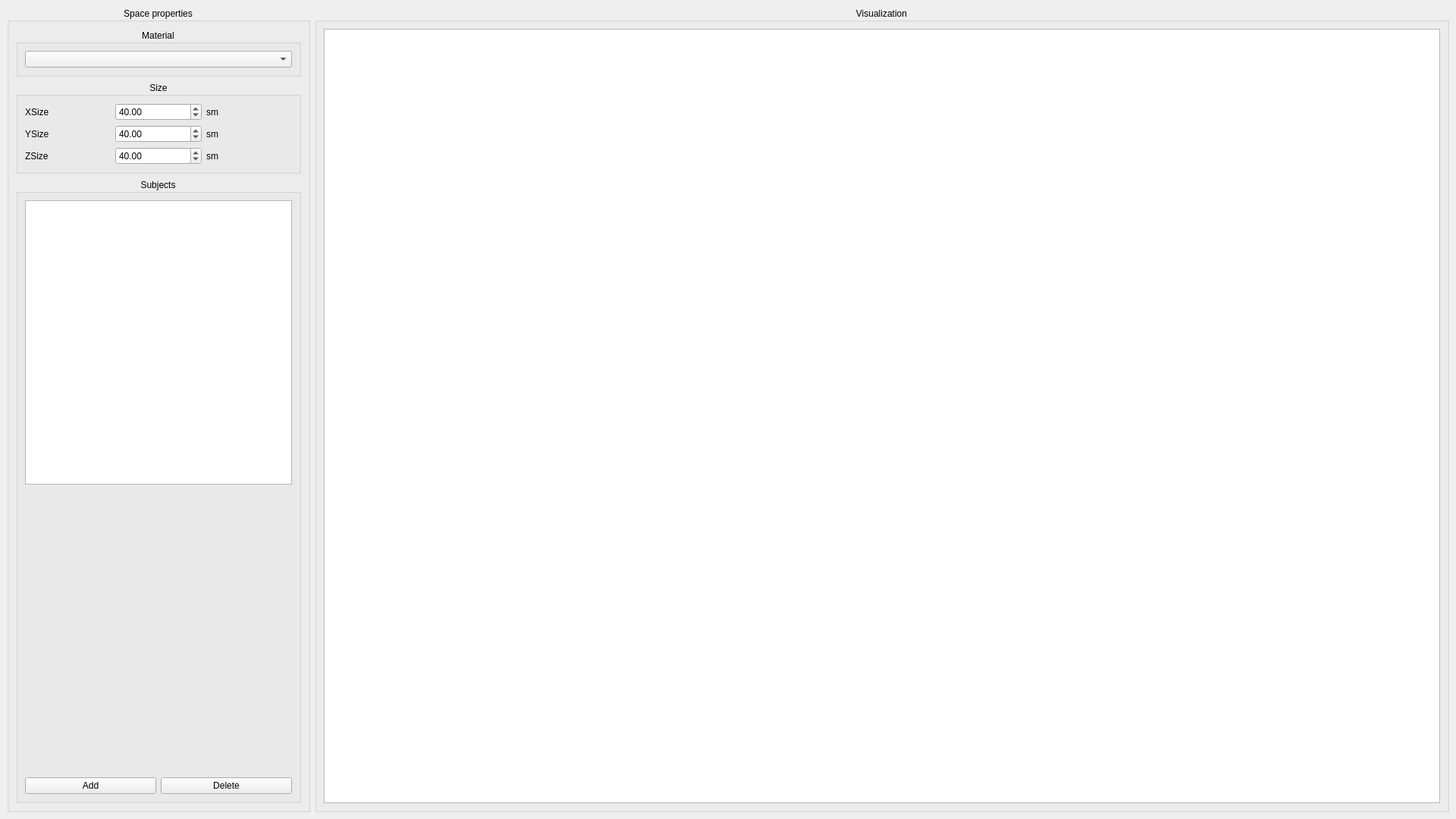
<?xml version="1.0" encoding="UTF-8"?>
<ui version="4.0">
 <class>MainWindow</class>
 <widget class="QMainWindow" name="MainWindow">
  <property name="geometry">
   <rect>
    <x>0</x>
    <y>0</y>
    <width>1920</width>
    <height>1080</height>
   </rect>
  </property>
  <property name="windowTitle">
   <string>MainWindow</string>
  </property>
  <widget class="QWidget" name="centralwidget">
   <layout class="QHBoxLayout" name="horizontalLayout_5">
    <item>
     <widget class="QGroupBox" name="groupBox_spaceProperties">
      <property name="sizePolicy">
       <sizepolicy hsizetype="Preferred" vsizetype="Preferred">
        <horstretch>0</horstretch>
        <verstretch>0</verstretch>
       </sizepolicy>
      </property>
      <property name="minimumSize">
       <size>
        <width>0</width>
        <height>0</height>
       </size>
      </property>
      <property name="maximumSize">
       <size>
        <width>400</width>
        <height>16777215</height>
       </size>
      </property>
      <property name="title">
       <string>Space properties</string>
      </property>
      <property name="alignment">
       <set>Qt::AlignCenter</set>
      </property>
      <layout class="QVBoxLayout" name="verticalLayout">
       <item>
        <widget class="QGroupBox" name="groupBox_spaceMaterial">
         <property name="maximumSize">
          <size>
           <width>16777215</width>
           <height>100</height>
          </size>
         </property>
         <property name="title">
          <string>Material</string>
         </property>
         <property name="alignment">
          <set>Qt::AlignCenter</set>
         </property>
         <layout class="QVBoxLayout" name="verticalLayout_3">
          <item>
           <widget class="QComboBox" name="comboBoxOfMaterials"/>
          </item>
         </layout>
        </widget>
       </item>
       <item>
        <widget class="QGroupBox" name="groupBox_spaceSize">
         <property name="maximumSize">
          <size>
           <width>16777215</width>
           <height>150</height>
          </size>
         </property>
         <property name="title">
          <string>Size</string>
         </property>
         <property name="alignment">
          <set>Qt::AlignCenter</set>
         </property>
         <layout class="QVBoxLayout" name="verticalLayout_4">
          <item>
           <layout class="QHBoxLayout" name="horizontalLayout_2">
            <item>
             <widget class="QLabel" name="label_2">
              <property name="text">
               <string>XSize</string>
              </property>
             </widget>
            </item>
            <item>
             <widget class="QDoubleSpinBox" name="doubleSpinBoxOfXSize">
              <property name="value">
               <double>40.000000000000000</double>
              </property>
             </widget>
            </item>
            <item>
             <widget class="QLabel" name="label_3">
              <property name="text">
               <string>sm</string>
              </property>
             </widget>
            </item>
           </layout>
          </item>
          <item>
           <layout class="QHBoxLayout" name="horizontalLayout_4">
            <item>
             <widget class="QLabel" name="label_6">
              <property name="text">
               <string>YSize</string>
              </property>
             </widget>
            </item>
            <item>
             <widget class="QDoubleSpinBox" name="doubleSpinBoxOfYSize">
              <property name="value">
               <double>40.000000000000000</double>
              </property>
             </widget>
            </item>
            <item>
             <widget class="QLabel" name="label_7">
              <property name="text">
               <string>sm</string>
              </property>
             </widget>
            </item>
           </layout>
          </item>
          <item>
           <layout class="QHBoxLayout" name="horizontalLayout_3">
            <item>
             <widget class="QLabel" name="label_4">
              <property name="text">
               <string>ZSize</string>
              </property>
             </widget>
            </item>
            <item>
             <widget class="QDoubleSpinBox" name="doubleSpinBoxOfZSize">
              <property name="value">
               <double>40.000000000000000</double>
              </property>
             </widget>
            </item>
            <item>
             <widget class="QLabel" name="label_5">
              <property name="text">
               <string>sm</string>
              </property>
             </widget>
            </item>
           </layout>
          </item>
         </layout>
        </widget>
       </item>
       <item>
        <widget class="QGroupBox" name="groupBox_subjects">
         <property name="title">
          <string>Subjects</string>
         </property>
         <property name="alignment">
          <set>Qt::AlignCenter</set>
         </property>
         <layout class="QVBoxLayout" name="verticalLayout_5">
          <item>
           <widget class="QListWidget" name="listWidget_subjects"/>
          </item>
          <item>
           <widget class="QStackedWidget" name="stackedWidget_subjectProperties"/>
          </item>
          <item>
           <layout class="QHBoxLayout" name="horizontalLayout_6">
            <item>
             <widget class="QPushButton" name="pushButton_addSubject">
              <property name="text">
               <string>Add</string>
              </property>
             </widget>
            </item>
            <item>
             <widget class="QPushButton" name="pushButton_deleteSubject">
              <property name="text">
               <string>Delete</string>
              </property>
             </widget>
            </item>
           </layout>
          </item>
         </layout>
        </widget>
       </item>
      </layout>
     </widget>
    </item>
    <item>
     <widget class="QGroupBox" name="groupBox_visualization">
      <property name="sizePolicy">
       <sizepolicy hsizetype="Preferred" vsizetype="Preferred">
        <horstretch>0</horstretch>
        <verstretch>0</verstretch>
       </sizepolicy>
      </property>
      <property name="sizeIncrement">
       <size>
        <width>0</width>
        <height>0</height>
       </size>
      </property>
      <property name="title">
       <string>Visualization</string>
      </property>
      <property name="alignment">
       <set>Qt::AlignCenter</set>
      </property>
      <layout class="QHBoxLayout" name="horizontalLayout">
       <item>
        <widget class="GLViewWidget" name="graphicsView"/>
       </item>
      </layout>
     </widget>
    </item>
   </layout>
  </widget>
 </widget>
 <customwidgets>
  <customwidget>
   <class>GLViewWidget</class>
   <extends>QGraphicsView</extends>
   <header>pyqtgraph.opengl</header>
  </customwidget>
 </customwidgets>
 <resources/>
 <connections>
  <connection>
   <sender>listWidget_subjects</sender>
   <signal>currentRowChanged(int)</signal>
   <receiver>stackedWidget_subjectProperties</receiver>
   <slot>setCurrentIndex(int)</slot>
   <hints>
    <hint type="sourcelabel">
     <x>176</x>
     <y>447</y>
    </hint>
    <hint type="destinationlabel">
     <x>183</x>
     <y>741</y>
    </hint>
   </hints>
  </connection>
 </connections>
</ui>
